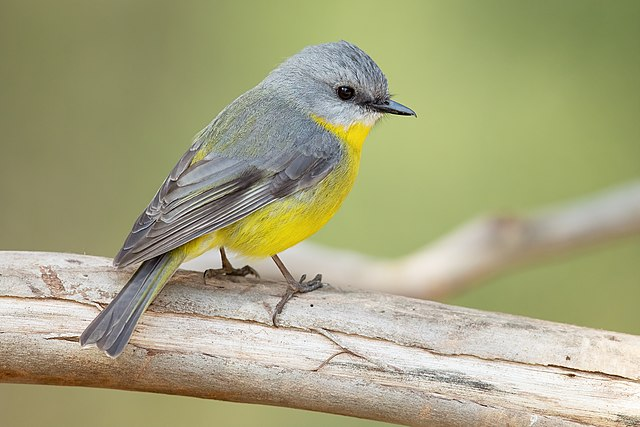
#> input picture Lab1/bird.jpeg, 640 x 427 px, given in place of the camera
$ python video_edge_detect.py
#> lines starting #> are read from the running program, lines starting #| are printed output that depends on the picture
import cv2
import numpy as np
from matplotlib import pyplot as plt

cap = cv2.VideoCapture(0)

while(True):
    # Capture frame-by-frame
    ret, frame = cap.read()
#> frame is the input picture: shape (427, 640, 3); mean B, G, R 127.2, 164.6, 165.6

    # Our operations on the frame come here
    gray = cv2.cvtColor(frame, cv2.COLOR_BGR2GRAY)
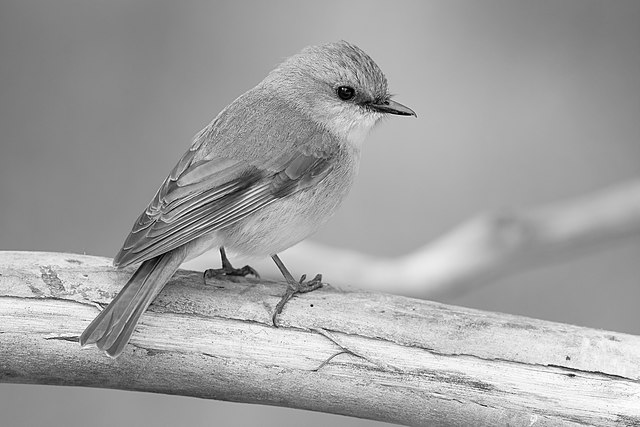
#> gray: shape (427, 640); min 0, max 255, mean 160.6

    edges = cv2.Canny(gray,100,200)
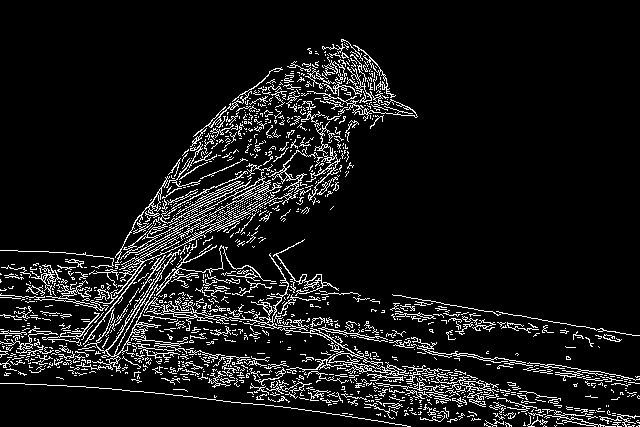
#> edges: shape (427, 640); 8.9% white in thin lines or dots

    ret, mask = cv2.threshold(edges, 30, 255, cv2.THRESH_BINARY)

    # Display the resulting frame
    cv2.imshow('Video feed', mask)
    # cv2.imshow('frame',gray)
    if cv2.waitKey(1) & 0xFF == ord('q'):
#> (key q is pressed here)
        break

# When everything done, release the capture
cap.release()
cv2.destroyAllWindows()
